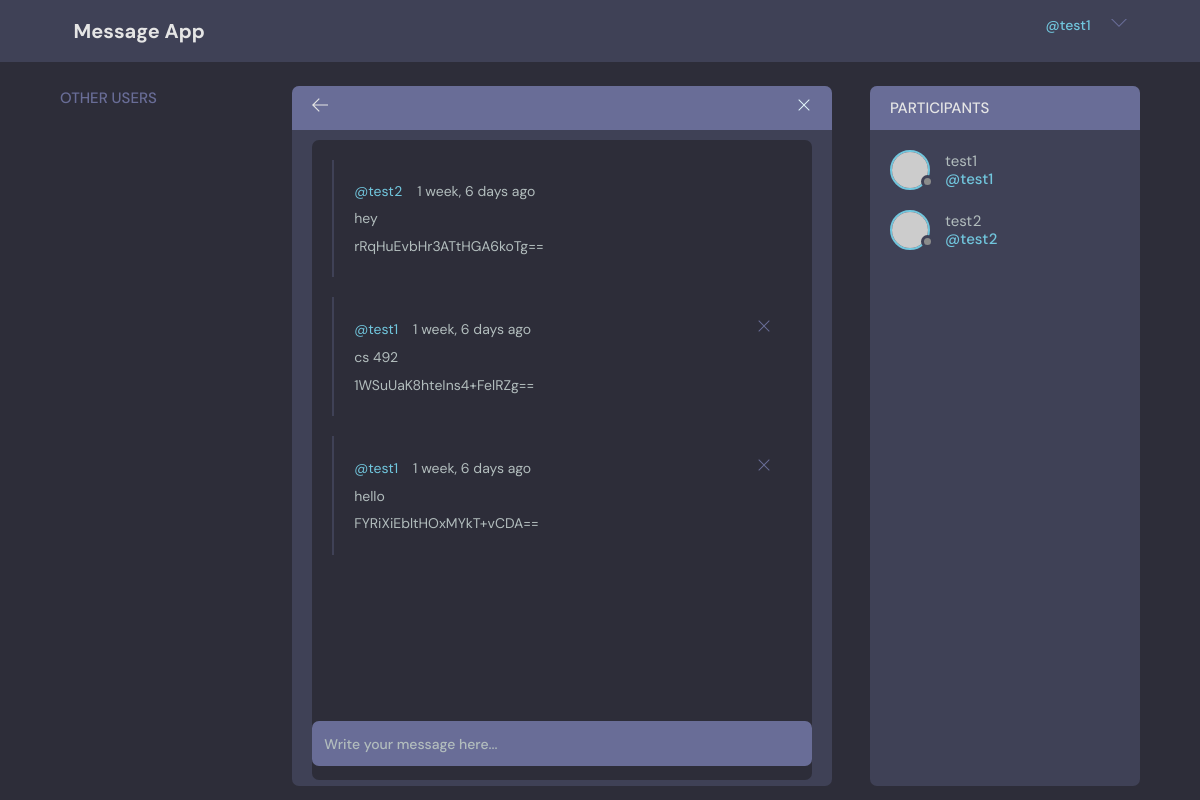
/conversation/15/ (signed in), run on the app's committed database.
### base/models.py (models this page shows, shortened)
class Message(models.Model):
    sender = models.ForeignKey(User, on_delete=models.CASCADE, related_name='sender')
    receiver = models.ForeignKey(User, on_delete=models.CASCADE, related_name='receiver')
    conversation = models.ForeignKey(Conversation, on_delete=models.CASCADE)
    content = models.TextField()
    encrypted_content = models.CharField(max_length=200)
    timestamp = models.DateTimeField(auto_now_add=True)

### base/views.py (the view, shortened to what this page needs)
# urls.py: path('conversation/<str:pk>/', views.conversation, name='conversation'),
@login_required(login_url='login')
def conversation(request, pk):
    receiver = None
    c = Conversation.objects.get(id=pk)
    participants = c.participants.all()
    print(c.aes_key)
    cipher= AES(c.aes_key)
    for participant in participants:
        if participant.id != request.user.id:
            receiver = participant
    ms = c.message_set.all().order_by('-timestamp')
    context = {'conversation': c, 'participants': participants, 'conversation_messages': ms}
    return render(request, 'base/conversation.html', context)

### base/templates/base/conversation.html (shortened to what this page needs)
{% extends 'main.html' %}
{% block content %}
<main class="profile-page layout layout--3">
    <div class="container">
        <div>
            {% include 'base/friend_list.html' %}
        </div>
        <div class="room">
            <div class="room__top">
                <div class="room__topLeft">
                    <a href="{% url 'home' %}">
                        <svg version="1.1" xmlns="http://www.w3.org/2000/svg" width="32" height="32" viewBox="0 0 32 32">
                            <title>return</title>
                            <path d="M13.723 2.286l-13.723 13.714 13.719 13.714 1.616-1.611-10.96-10.96h27.625v-2.286h-27.625l10.965-10.965-1.616-1.607z"></path>
                        </svg>
                    </a>
                </div>
                <div class="room__topRight">
                    <a href="{% url 'delete-conversation' conversation.id%}">
                      <svg version="1.1" xmlns="http://www.w3.org/2000/svg" width="32" height="32" viewBox="0 0 32 32">
                        <title>delete</title>
                        <path d="M27.314 6.019l-1.333-1.333-9.98 9.981-9.981-9.981-1.333 1.333 9.981 9.981-9.981 9.98 1.333 1.333 9.981-9.98 9.98 9.98 1.333-1.333-9.98-9.98 9.98-9.981z"></path>
                      </svg>
                    </a>
                  </div>
            </div>
            <div class="room__box scroll">
                <div class="room__conversation">
                    <div class="threads scroll">
                        {% for message in conversation_messages %}
                        <div class="thread">
                            <div class="thread__top">
                                <div class="thread__author">
                                    <a href="{% url 'user-profile' message.sender.id %}" class="thread__authorInfo">
                                        <span>@{{message.sender}}</span>
                                    </a>
                                    <span class="thread__date">{{message.timestamp|timesince}} ago</span>
                                </div>
                                {% if request.user == message.sender %}
                                <a href="{% url 'delete-message' message.id %}">
                                    <div class="thread__delete">
                                        <svg version="1.1" xmlns="http://www.w3.org/2000/svg" width="32" height="32" viewBox="0 0 32 32">
                                            <title>remove</title>
                                            <path d="M27.314 6.019l-1.333-1.333-9.98 9.981-9.981-9.981-1.333 1.333 9.981 9.981-9.981 9.98 1.333 1.333 9.981-9.98 9.98 9.98 1.333-1.333-9.98-9.98 9.98-9.981z"></path>
                                        </svg>
                                    </div>
                                </a>
                                {% endif %}
                            </div>
                            <div class="thread__details">
                                <p>{{message.content}}</p>
                            </div>
                            <div class="thread__details">
                                <p>{{message.encrypted_content}}</p>
                            </div>
                        </div>
                        {% endfor %}
                        <div class="room__message">
                            <form method="POST" action="">
                                <input type="text" name="content" placeholder="Write your message here..."/>
                            </form>
                        </div>
                    </div>
                </div>
            </div>
        </div>
        <div class="participants">
            <h3 class="participants__top">Participants</h3>
            <div class="participants__list">
            {% for participant in participants %}
                <a href="{% url 'user-profile' participant.id %}" class="participant">
                  <div class="avatar avatar--medium">
                    <img src="https://randomuser.me/api/portraits/men/37.jpg" />
                  </div>
                  <p>{{participant}} <span>@{{participant}}</span></p>
                </a>
            {% endfor %}
        </div>
</main>
{% endblock content %}

### templates/main.html (shortened to what this page needs)
<!DOCTYPE html>
{% load static %}
<html lang="en">
  <head>
    <link rel="stylesheet" href="{% static 'styles/style.css' %}" />
  </head>
  <body>
        {% include 'navbar.html' %}
        {% block content %}
        {% endblock content %}
  </body>
</html>

### templates/navbar.html (shortened to what this page needs)
{% load static %}
<header class="header header--loggedIn">
    <div class="container">
        <a href="{% url 'home' %}" class="header__logo">
            <h1>Message App</h1>
        </a>
        <nav class="header__menu">
            {% if request.user.is_authenticated %}
            <div class="header__user">
                <a href="{% url 'user-profile' request.user.id %}">
                    <p>{{request.user.name}}<span>@{{request.user.username}}</span></p>
                </a>
                <button class="dropdown-button">
                    <svg version="1.1" xmlns="http://www.w3.org/2000/svg" width="32" height="32" viewBox="0 0 32 32">
                        <title>chevron-down</title>
                        <path d="M16 21l-13-13h-3l16 16 16-16h-3l-13 13z"></path>
                    </svg>
                </button>
            </div>
            {% else %}
            <a href="{% url 'login' %}">
                <p>Login</p>
            </a>
            {% endif %}
        </nav>
    </div>
</header>

### base/templates/base/friend_list.html (shortened to what this page needs)
<div class="topics">
    <div class="topics__header">
        <h2>Other users</h2>
    </div>
</div>

### data on the page
Message: sender "test2", timestamp "1 week, 6 days", content "hey", encrypted_content "rRqHuEvbHr3ATtHGA6koTg=="
Message: sender "test1", timestamp "1 week, 6 days", content "cs 492", encrypted_content "1WSuUaK8hteIns4+FelRZg=="
Message: sender "test1", timestamp "1 week, 6 days", content "hello", encrypted_content "FYRiXiEbltHOxMYkT+vCDA=="

### other printed values
{{ request.user.username }} "test1"
{{ participant }} "test1"
{{ participant }} "test2"
